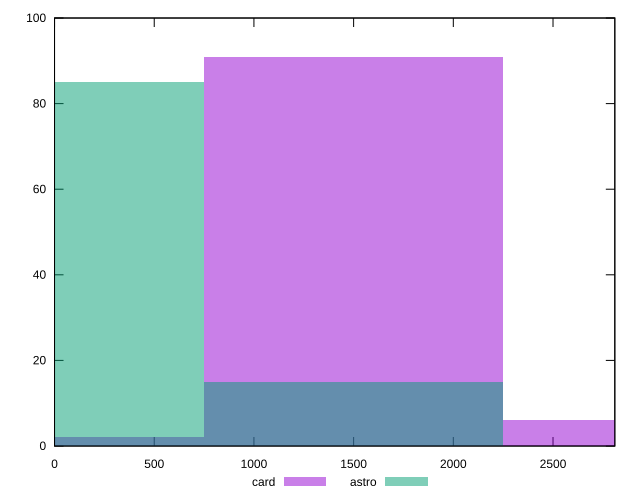

Reproduce this figure in gnuplot.
reset

$card <<EOF
0 2
1498.72670635172 91
2997.45341270344 6
EOF

$astro <<EOF
0 85
1498.72670635172 15
EOF

set key outside below
set boxwidth 1498.72670635172
set xrange [0:2810]
set yrange [0:100]
set trange [0:100]
set style fill transparent solid 0.5 noborder
set terminal svg size 640, 500 enhanced background rgb 'white'
set output "reports/report_00027_2021-02-24T12-40-31.850Z/uses-http2/comparison/histogram/2_vs_3.svg"

plot $card title "card" with boxes, \
     $astro title "astro" with boxes

reset
